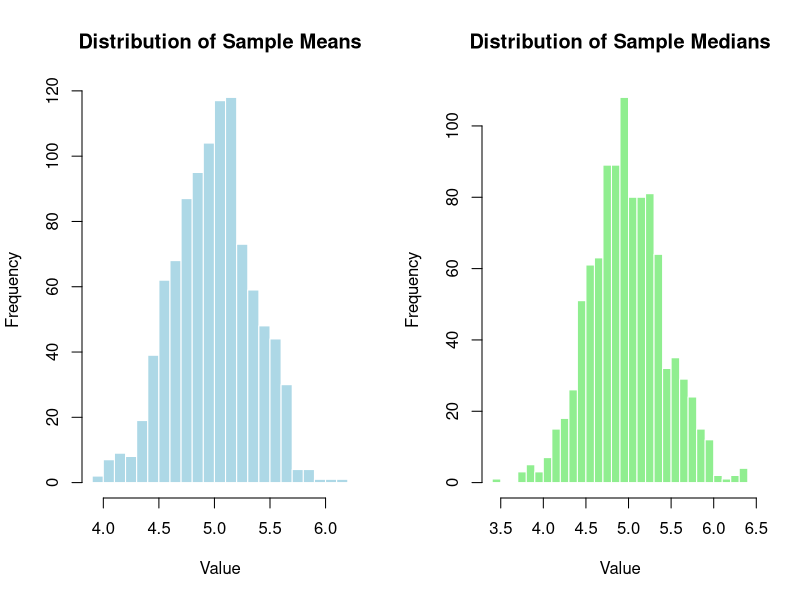

This chart was generated by the following R code:
# Parameters
mu <- 5
sigma <- 2
n <- 30
N_sim <- 1000

# Initialize vectors
means <- numeric(N_sim)
medians <- numeric(N_sim)

# Simulation
set.seed(123)
for (i in 1:N_sim) {
  data <- rnorm(n, mean = mu, sd = sigma)
  means[i] <- mean(data)
  medians[i] <- median(data)
}

# Efficiency (ratio of variances)
efficiency <- var(medians) / var(means)
print(paste("Efficiency (Median/Mean):", efficiency))

# Graphical Output
par(mfrow = c(1, 2))

# Histogram of means
hist(means, breaks = 30, col = "lightblue", 
     main = "Distribution of Sample Means", 
     xlab = "Value", border = "white")

# Histogram of medians
hist(medians, breaks = 30, col = "lightgreen", 
     main = "Distribution of Sample Medians", 
     xlab = "Value", border = "white")
